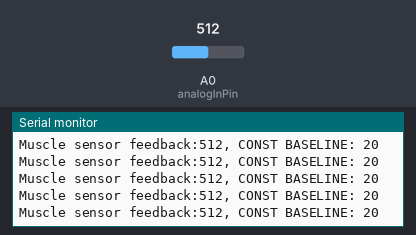
A sketch run on a simulated Arduino Uno, built with avr-gcc and run on an emulated ATmega328P. On the bench: the last lines printed to the serial monitor. The inputs (shaded band) are chosen by the test bench; at power-on: A0 (analogInPin) = 512.

Above: at 1.2 s.
1.3 s: A0 (analogInPin) set to 105
At 1.41 s:
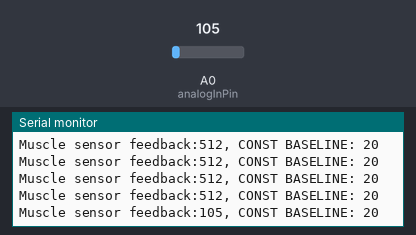
4.3 s: A0 (analogInPin) set to 92
At 4.31 s:
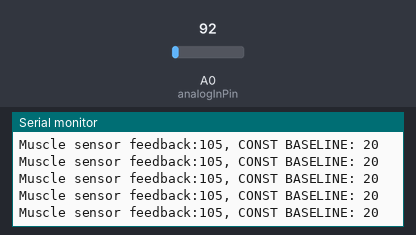
13.3 s: A0 (analogInPin) set to 8
At 13.31 s:
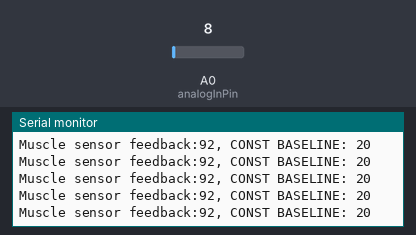
14.8 s: A0 (analogInPin) set to 11
At 14.84 s:
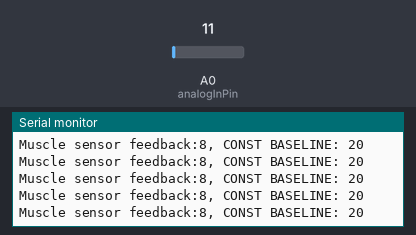
Timing chart, 0 to 17.3 s (numbered marks = the images above; inputs shaded):
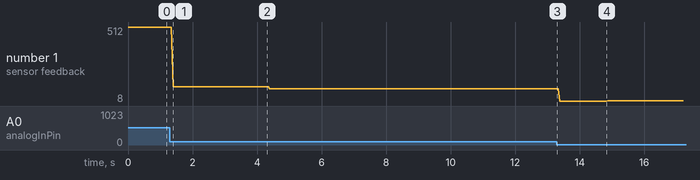

Measured:
- after the input at 1.3 s, the serial monitor: prints a new line after 0.10 s (image 1)
- plotted number 1: 512 → 105 after the input at 1.3 s, 105 → 92 after the input at 4.3 s, 92 → 8 after the input at 13.3 s, 8 → 11 after the input at 14.8 s

The sketch:

TestMuscleSensor.ino
```cpp
const int analogInPin = A0;

int sensorValue = 0;
int staticVariable = 20;

void setup() {
  Serial.begin(9600);
}

void loop() {
  //read the analog in value:
  sensorValue = analogRead(analogInPin);

  Serial.print("Muscle sensor feedback:");
  Serial.print(sensorValue);
  Serial.print(",");
  Serial.print(" CONST BASELINE: ");
  Serial.println( staticVariable);

  delay(2);
}
```
